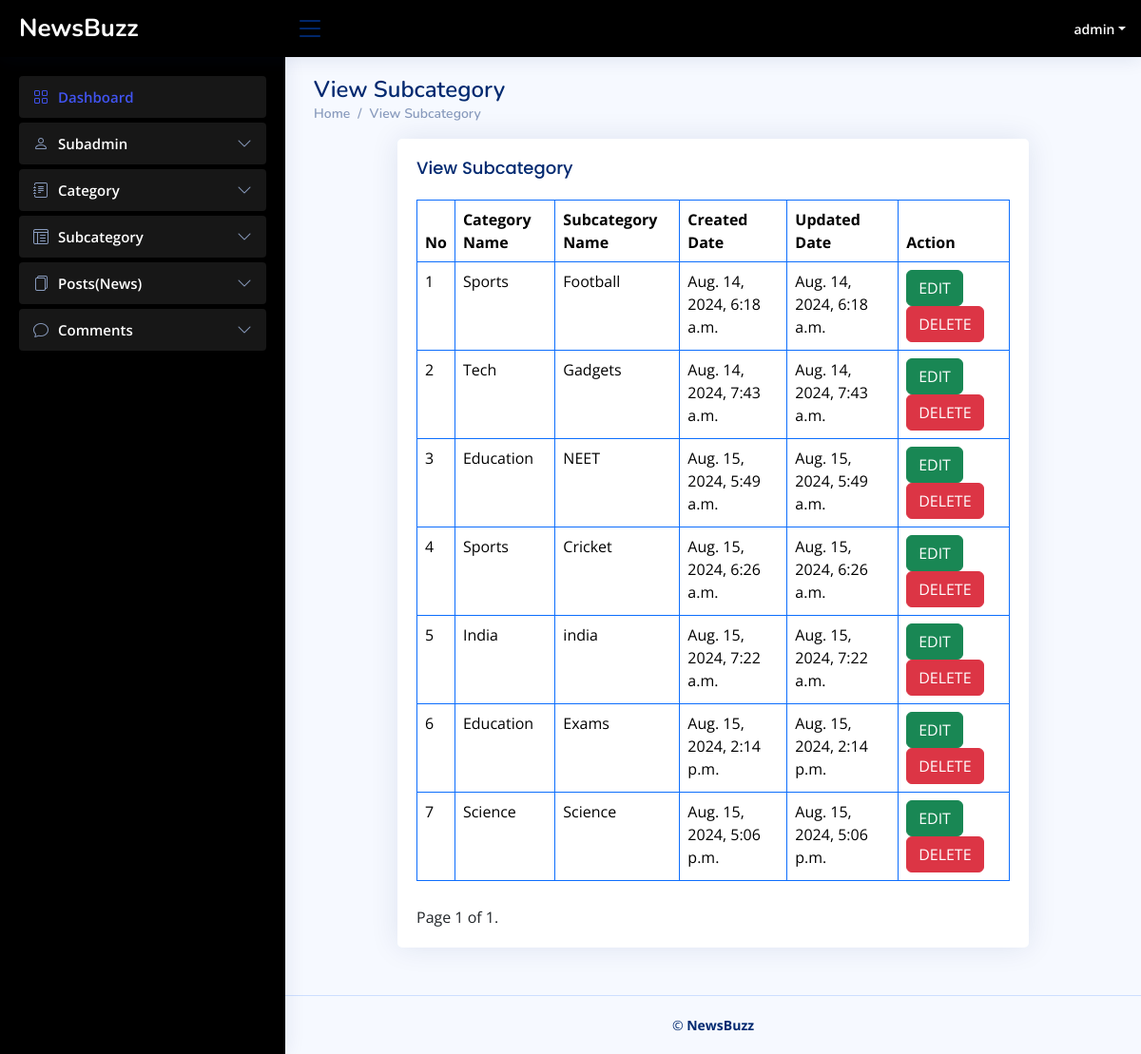
/viewsubcat (signed in), run on the app's committed database.
### newsapp/models.py (models this page shows, shortened)
class Subcategory(models.Model):
    cat_id=models.ForeignKey(Category,on_delete=models.CASCADE)
    sub_category_name=models.CharField(max_length=200)
    created_at=models.DateTimeField(auto_now_add=True)
    updated_at=models.DateTimeField(auto_now=True)

class Category(models.Model):
    category_name=models.CharField(max_length=100)
    category_description=models.TextField(blank=True)
    created_at=models.DateTimeField(auto_now_add=True)
    updated_at=models.DateTimeField(auto_now=True)

### newsportalprj/adminviews.py (the view)
# urls.py: path('viewsubcat',adminviews.viewsubcat,name='viewsubcat'),
@login_required(login_url = 'index')
def viewsubcat(request):
    subcategory=Subcategory.objects.all()
    paginator = Paginator(subcategory, 10)
    page_number = request.GET.get('page')
    try:
        cat = paginator.page(page_number)
    except PageNotAnInteger:
        cat = paginator.page(1)
    except EmptyPage:
        cat = paginator.page(paginator.num_pages)
    context={
        'cat':cat
    }
    return render(request,'admin/view_subcategory.html',context)

### templates/admin/view_subcategory.html (shortened to what this page needs)
{% extends 'base.html' %}
{% block content %}
  <div class="pagetitle">
      <h1>View Subcategory</h1>
      <nav>
        <ol class="breadcrumb">
          <li class="breadcrumb-item"><a href="{% url 'dashboard' %}">Home</a></li>
          <li class="breadcrumb-item">View Subcategory</li>
        </ol>
      </nav>
    </div>
    <section class="section">
      <div class="row">
        <div class="col-lg-12" style="padding-left: 100px;padding-right: 100px;">
          <div class="card">
            <div class="card-body">
              <h5 class="card-title">View Subcategory</h5>
              <table class="table table-bordered border-primary">
                <thead>
                    <tr>
                        <th style="font-weight: bolder;"> No</th>
                        <th style="font-weight: bolder;"> Category Name</th>
                        <th style="font-weight: bolder;"> Subcategory Name</th>
                        <th style="font-weight: bolder;"> Created Date </th>
                        <th style="font-weight: bolder;"> Updated Date </th>
                        <th style="font-weight: bolder;">Action </th>
                      </tr>
                </thead>
                <tbody>
                    {% for i in cat %}
                    <tr>
                      <td> {{ forloop.counter }} </td>
                      <td>{{i.cat_id.category_name}}</td>
                      <td>{{i.sub_category_name}}</td>
                      <td>{{i.created_at}}</td>
                      <td>{{i.updated_at}}</td>
                      <td><a href="{% url 'editsubcat' i.id %}" class="btn btn-success">
                          EDIT</a> <a href="{% url 'deletesubcategory' i.id %}" class="btn btn-danger">
                              DELETE</a></td>
                    </tr>{% endfor %}
                </tbody>
              </table>
              <div class="pagination" style="padding-top: 10px;text-align: center;">
                <span class="step-links">
                    <span class="current">
                        Page {{ cat.number }} of {{ cat.paginator.num_pages }}.
                    </span>
                </span>
            </div>
            </div>
          </div>
        </div>
      </div>
    </section>  {% endblock %}

### static/assets/css/style.css (style rules this page uses)
:root { scroll-behavior: smooth; }
body { font-family: "Open Sans", sans-serif; background: #f6f9ff; color: #444444; }
a { color: #4154f1; text-decoration: none; }
h1, h2, h3, h4, h5, h6 { font-family: "Nunito", sans-serif; }
.pagetitle { margin-bottom: 10px; }
.pagetitle h1 { font-size: 24px; margin-bottom: 0; font-weight: 600; color: #012970; }
.card { margin-bottom: 30px; border: none; border-radius: 5px; box-shadow: 0px 0 30px rgba(1, 41, 112, 0.1); }
.card-title { padding: 20px 0 15px 0; font-size: 18px; font-weight: 500; color: #012970; font-family: "Poppins", sans-serif; }
.card-body { padding: 0 20px 20px 20px; }
.breadcrumb { font-size: 14px; font-family: "Nunito", sans-serif; color: #899bbd; font-weight: 600; }
.breadcrumb a { color: #899bbd; transition: 0.3s; }
.breadcrumb .breadcrumb-item::before { color: #899bbd; }

### data on the page
Subcategory: cat_id.category_name "Sports", sub_category_name "Football", created_at "Aug. 14, 2024, 6:18 a.m.", updated_at "Aug. 14, 2024, 6:18 a.m."
Subcategory: cat_id.category_name "Tech", sub_category_name "Gadgets", created_at "Aug. 14, 2024, 7:43 a.m.", updated_at "Aug. 14, 2024, 7:43 a.m."
Subcategory: cat_id.category_name "Education", sub_category_name "NEET", created_at "Aug. 15, 2024, 5:49 a.m.", updated_at "Aug. 15, 2024, 5:49 a.m."
Subcategory: cat_id.category_name "Sports", sub_category_name "Cricket", created_at "Aug. 15, 2024, 6:26 a.m.", updated_at "Aug. 15, 2024, 6:26 a.m."
Subcategory: cat_id.category_name "India", sub_category_name "india", created_at "Aug. 15, 2024, 7:22 a.m.", updated_at "Aug. 15, 2024, 7:22 a.m."
Subcategory: cat_id.category_name "Education", sub_category_name "Exams", created_at "Aug. 15, 2024, 2:14 p.m.", updated_at "Aug. 15, 2024, 2:14 p.m."
Subcategory: cat_id.category_name "Science", sub_category_name "Science", created_at "Aug. 15, 2024, 5:06 p.m.", updated_at "Aug. 15, 2024, 5:06 p.m."

### other printed values
{{ cat.number }} "1"
{{ cat.paginator.num_pages }} "1"
